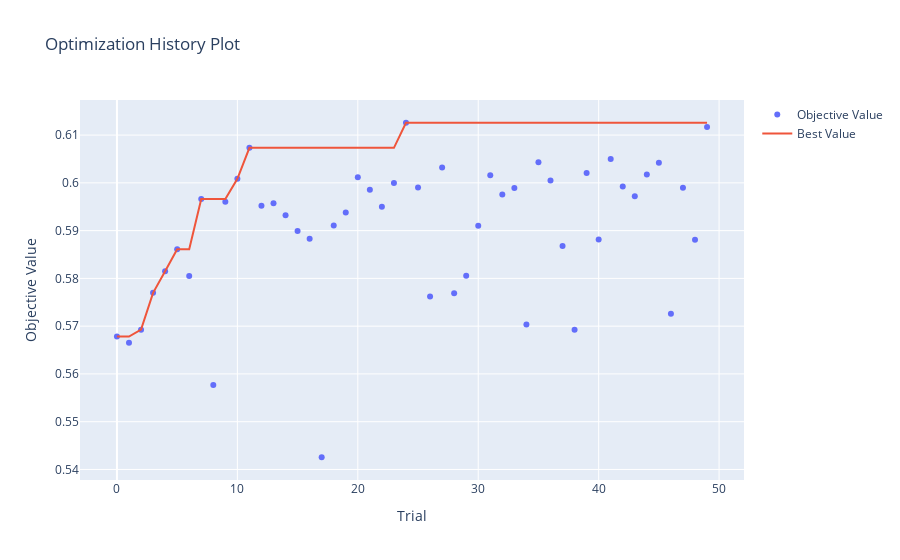
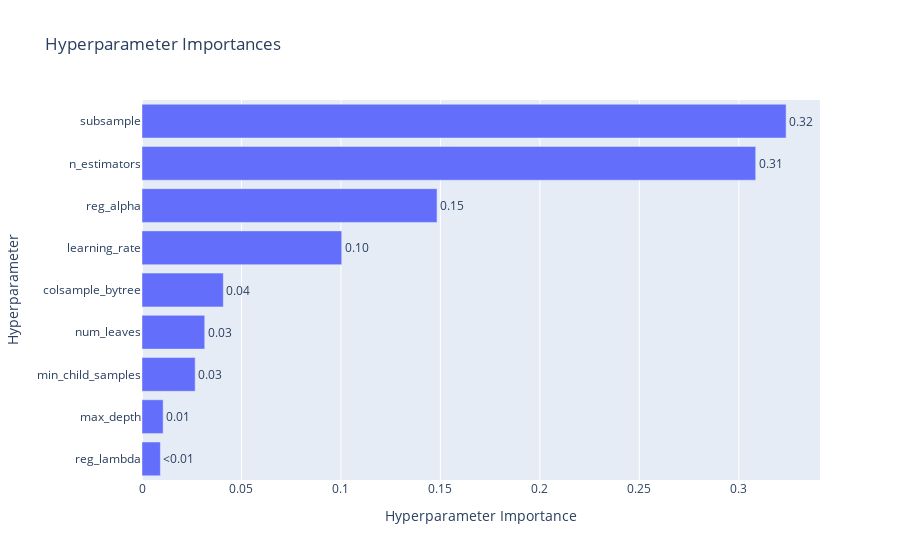

The notebook cell these images were saved under, in order:
### Code cell
# Visualization of optimization trajectory & parameter importance
optuna.visualization.plot_optimization_history(study).show()
optuna.visualization.plot_param_importances(study).show()

### Figure 1 — Plotly figure (JSON) as saved in the notebook; plotly's stock layout.template omitted (floating-point values rounded to 4 significant figures)
{"data": [{"mode": "markers", "name": "Objective Value", "type": "scatter", "x": [0, 1, 2, 3, 4, 5, 6, 7, 8, 9, 10, 11, 12, 13, 14, 15, 16, 17, 18, 19, 20, 21, 22, 23, 24, 25, 26, 27, 28, 29, 30, 31, 32, 33, 34, 35, 36, 37, 38, 39, 40, 41, 42, 43, 44, 45, 46, 47, 48, 49], "y": [0.5678, 0.5665, 0.5693, 0.577, 0.5815, 0.5861, 0.5805, 0.5966, 0.5577, 0.5961, 0.6009, 0.6073, 0.5952, 0.5957, 0.5932, 0.5899, 0.5883, 0.5426, 0.5911, 0.5938, 0.6012, 0.5986, 0.595, 0.5999, 0.6126, 0.599, 0.5762, 0.6032, 0.5769, 0.5806, 0.591, 0.6016, 0.5976, 0.5989, 0.5704, 0.6043, 0.6005, 0.5868, 0.5692, 0.6021, 0.5882, 0.605, 0.5992, 0.5972, 0.6018, 0.6042, 0.5726, 0.599, 0.5881, 0.6117]}, {"mode": "lines", "name": "Best Value", "type": "scatter", "x": [0, 1, 2, 3, 4, 5, 6, 7, 8, 9, 10, 11, 12, 13, 14, 15, 16, 17, 18, 19, 20, 21, 22, 23, 24, 25, 26, 27, 28, 29, 30, 31, 32, 33, 34, 35, 36, 37, 38, 39, 40, 41, 42, 43, 44, 45, 46, 47, 48, 49], "y": [0.5678, 0.5678, 0.5693, 0.577, 0.5815, 0.5861, 0.5861, 0.5966, 0.5966, 0.5966, 0.6009, 0.6073, 0.6073, 0.6073, 0.6073, 0.6073, 0.6073, 0.6073, 0.6073, 0.6073, 0.6073, 0.6073, 0.6073, 0.6073, 0.6126, 0.6126, 0.6126, 0.6126, 0.6126, 0.6126, 0.6126, 0.6126, 0.6126, 0.6126, 0.6126, 0.6126, 0.6126, 0.6126, 0.6126, 0.6126, 0.6126, 0.6126, 0.6126, 0.6126, 0.6126, 0.6126, 0.6126, 0.6126, 0.6126, 0.6126]}, {"marker": {"color": "#cccccc"}, "mode": "markers", "name": "Infeasible Trial", "showlegend": false, "type": "scatter", "x": [], "y": []}], "layout": {"title": {"text": "Optimization History Plot"}, "xaxis": {"title": {"text": "Trial"}}, "yaxis": {"title": {"text": "Objective Value"}}}}

### Figure 2 — Plotly figure (JSON) as saved in the notebook; plotly's stock layout.template omitted (floating-point values rounded to 4 significant figures)
{"data": [{"cliponaxis": false, "hovertemplate": ["reg_lambda (FloatDistribution): 0.009239117997220044<extra></extra>", "max_depth (IntDistribution): 0.010633384733615515<extra></extra>", "min_child_samples (IntDistribution): 0.02672593060057084<extra></extra>", "num_leaves (IntDistribution): 0.03153198377778688<extra></extra>", "colsample_bytree (FloatDistribution): 0.040878684557734524<extra></extra>", "learning_rate (FloatDistribution): 0.10040402433205242<extra></extra>", "reg_alpha (FloatDistribution): 0.148310831806599<extra></extra>", "n_estimators (IntDistribution): 0.3084996801655941<extra></extra>", "subsample (FloatDistribution): 0.32377636202882676<extra></extra>"], "name": "Objective Value", "orientation": "h", "text": ["<0.01", "0.01", "0.03", "0.03", "0.04", "0.10", "0.15", "0.31", "0.32"], "textposition": "outside", "type": "bar", "x": [0.009239, 0.01063, 0.02673, 0.03153, 0.04088, 0.1004, 0.1483, 0.3085, 0.3238], "y": ["reg_lambda", "max_depth", "min_child_samples", "num_leaves", "colsample_bytree", "learning_rate", "reg_alpha", "n_estimators", "subsample"]}], "layout": {"title": {"text": "Hyperparameter Importances"}, "xaxis": {"title": {"text": "Hyperparameter Importance"}}, "yaxis": {"title": {"text": "Hyperparameter"}}}}
